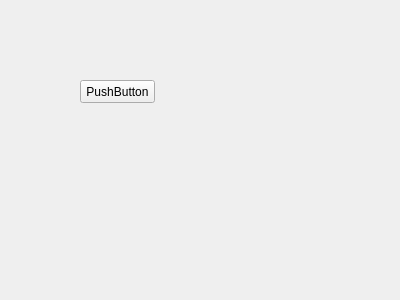
<?xml version="1.0" encoding="UTF-8"?>
<ui version="4.0">
 <class>Form</class>
 <widget class="QWidget" name="Form">
  <property name="geometry">
   <rect>
    <x>0</x>
    <y>0</y>
    <width>400</width>
    <height>300</height>
   </rect>
  </property>
  <property name="windowTitle">
   <string>Form</string>
  </property>
  <widget class="QPushButton" name="pushButton">
   <property name="geometry">
    <rect>
     <x>80</x>
     <y>80</y>
     <width>75</width>
     <height>23</height>
    </rect>
   </property>
   <property name="text">
    <string>PushButton</string>
   </property>
  </widget>
 </widget>
 <resources/>
 <connections/>
</ui>
